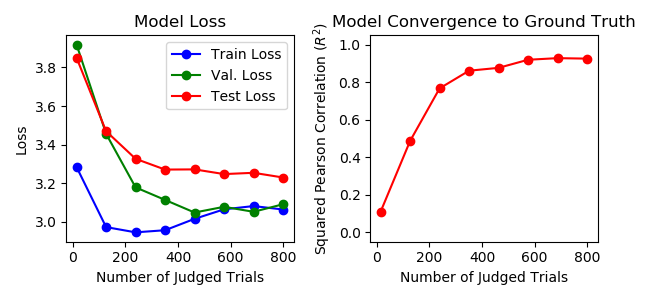

The Python source for this figure:
# -*- coding: utf-8 -*-
# Copyright 2020 The PsiZ Authors. All Rights Reserved.
#
# Licensed under the Apache License, Version 2.0 (the "License");
# you may not use this file except in compliance with the License.
# You may obtain a copy of the License at
#
#     http://www.apache.org/licenses/LICENSE-2.0
#
# Unless required by applicable law or agreed to in writing, software
# distributed under the License is distributed on an "AS IS" BASIS,
# WITHOUT WARRANTIES OR CONDITIONS OF ANY KIND, either express or implied.
# See the License for the specific language governing permissions and
# limitations under the License.
# ==============================================================================

"""Example that infers an embedding with an increasing amount of data.

Fake data is generated from a ground truth model assuming one group.
An embedding is inferred with an increasing amount of data,
demonstrating how the inferred model improves and asymptotes as more
data is added.

"""

import numpy as np
import matplotlib.pyplot as plt
from sklearn.model_selection import StratifiedKFold

from psiz.generator import RandomGenerator
import psiz.models
import psiz.keras.layers
from psiz.simulate import Agent
from psiz.utils import pairwise_matrix, matrix_comparison
from psiz.keras.callbacks import EarlyStoppingRe

# Uncomment the following line to force eager execution.
# tf.config.experimental_run_functions_eagerly(True)


def main():
    """Run script."""
    # Settings.
    n_stimuli = 25
    n_dim = 3
    n_restart = 10

    emb_true = ground_truth(n_stimuli, n_dim)
    simmat_true = pairwise_matrix(emb_true.similarity, emb_true.z)

    # Generate a random docket of trials.
    n_trial = 1000
    n_reference = 8
    n_select = 2
    generator = RandomGenerator(
        n_stimuli, n_reference=n_reference, n_select=n_select
    )
    docket = generator.generate(n_trial)

    # Simulate similarity judgments.
    agent = Agent(emb_true)
    obs = agent.simulate(docket)

    # Partition observations into train, validation and test set.
    skf = StratifiedKFold(n_splits=5)
    (train_idx, holdout_idx) = list(
        skf.split(obs.stimulus_set, obs.config_idx)
    )[0]
    obs_train = obs.subset(train_idx)
    obs_holdout = obs.subset(holdout_idx)
    skf = StratifiedKFold(n_splits=2)
    (val_idx, test_idx) = list(
        skf.split(obs_holdout.stimulus_set, obs_holdout.config_idx)
    )[0]
    obs_val = obs_holdout.subset(val_idx)
    obs_test = obs_holdout.subset(test_idx)

    # Use early stopping.
    early_stop = EarlyStoppingRe(
        'val_loss', patience=10, mode='min', restore_best_weights=True
    )

    # Infer independent models with increasing amounts of data.
    n_step = 8
    n_obs = np.floor(
        np.linspace(15, obs_train.n_trial, n_step)
    ).astype(np.int64)
    r2 = np.empty((n_step))
    train_loss = np.empty((n_step))
    val_loss = np.empty((n_step))
    test_loss = np.empty((n_step))
    for i_round in range(n_step):
        print('  Round {0}'.format(i_round))
        include_idx = np.arange(0, n_obs[i_round])
        obs_round_train = obs_train.subset(include_idx)

        # Infer embedding.
        embedding = psiz.keras.layers.EmbeddingRe(n_stimuli, n_dim=n_dim)
        kernel = psiz.keras.layers.ExponentialKernel()
        model = psiz.models.Rank(
            embedding=embedding, kernel=kernel
        )
        emb_inferred = psiz.models.Proxy(model=model)
        emb_inferred.compile()
        restart_record = emb_inferred.fit(
            obs_round_train, validation_data=obs_val, epochs=1000, verbose=1,
            callbacks=[early_stop], n_restart=n_restart, monitor='val_loss'
        )

        train_loss[i_round] = restart_record.record['loss'][0]
        val_loss[i_round] = restart_record.record['val_loss'][0]
        test_loss[i_round] = emb_inferred.evaluate(obs_test)

        # Compare the inferred model with ground truth by comparing the
        # similarity matrices implied by each model.
        simmat_infer = pairwise_matrix(
            emb_inferred.similarity, emb_inferred.z
        )
        r2[i_round] = matrix_comparison(
            simmat_infer, simmat_true, score='r2'
        )
        print(
            '    n_obs: {0:4d} | train_loss: {1:.2f} | '
            'val_loss: {2:.2f} | test_loss: {3:.2f} | '
            'Correlation (R^2): {4:.2f}'.format(
                n_obs[i_round], train_loss[i_round],
                val_loss[i_round], test_loss[i_round], r2[i_round]
            )
        )

    # Plot comparison results.
    fig, axes = plt.subplots(1, 2, figsize=(6.5, 3))

    axes[0].plot(n_obs, train_loss, 'bo-', label='Train Loss')
    axes[0].plot(n_obs, val_loss, 'go-', label='Val. Loss')
    axes[0].plot(n_obs, test_loss, 'ro-', label='Test Loss')
    axes[0].set_title('Model Loss')
    axes[0].set_xlabel('Number of Judged Trials')
    axes[0].set_ylabel('Loss')
    axes[0].legend()

    axes[1].plot(n_obs, r2, 'ro-')
    axes[1].set_title('Model Convergence to Ground Truth')
    axes[1].set_xlabel('Number of Judged Trials')
    axes[1].set_ylabel(r'Squared Pearson Correlation ($R^2$)')
    axes[1].set_ylim(-0.05, 1.05)

    plt.tight_layout()
    plt.show()


def ground_truth(n_stimuli, n_dim):
    """Return a ground truth embedding."""
    kernel = psiz.keras.layers.ExponentialKernel()

    embedding = psiz.keras.layers.EmbeddingRe(n_stimuli, n_dim=n_dim)
    rankModel = psiz.models.Rank(embedding=embedding, kernel=kernel)

    emb = psiz.models.Proxy(model=rankModel)
    emb.theta = {
        'rho': 2.,
        'tau': 1.,
        'beta': 10.,
        'gamma': 0.001
    }

    mean = np.zeros((n_dim))
    cov = .03 * np.identity(n_dim)
    z = np.random.multivariate_normal(mean, cov, (n_stimuli))
    emb.z = z

    return emb


if __name__ == "__main__":
    main()
